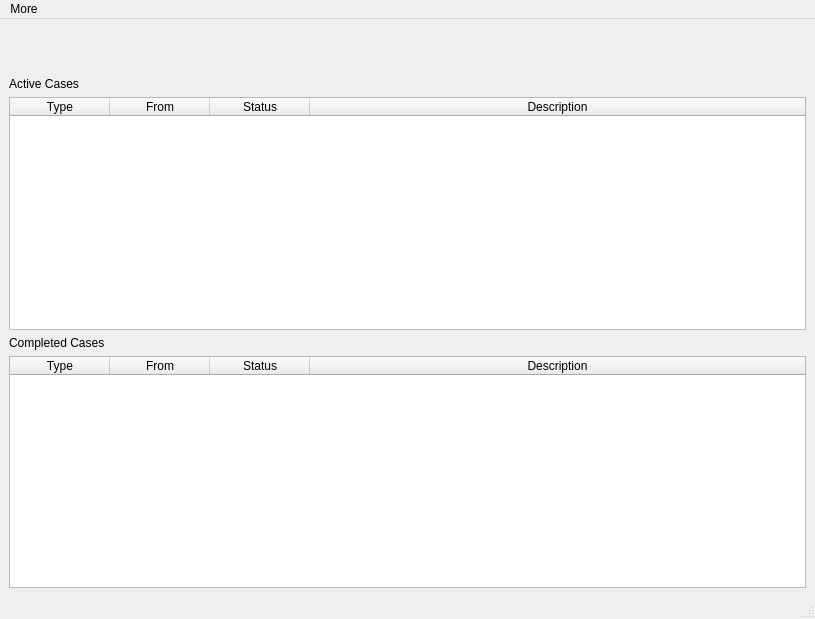
<?xml version="1.0" encoding="UTF-8"?>
<ui version="4.0">
 <class>MainWindow</class>
 <widget class="QMainWindow" name="MainWindow">
  <property name="geometry">
   <rect>
    <x>0</x>
    <y>0</y>
    <width>815</width>
    <height>619</height>
   </rect>
  </property>
  <property name="windowTitle">
   <string>MainWindow</string>
  </property>
  <widget class="QWidget" name="centralwidget">
   <layout class="QVBoxLayout" name="verticalLayout">
    <item>
     <widget class="QLabel" name="versionLabel">
      <property name="maximumSize">
       <size>
        <width>425</width>
        <height>110</height>
       </size>
      </property>
      <property name="font">
       <font>
        <family>Segoe UI</family>
        <pointsize>28</pointsize>
        <kerning>true</kerning>
       </font>
      </property>
      <property name="text">
       <string/>
      </property>
      <property name="pixmap">
       <pixmap>helpdesk-baner.png</pixmap>
      </property>
      <property name="scaledContents">
       <bool>true</bool>
      </property>
     </widget>
    </item>
    <item>
     <widget class="QLabel" name="infoLabel">
      <property name="text">
       <string>Active Cases</string>
      </property>
     </widget>
    </item>
    <item>
     <widget class="QTableWidget" name="activeCaseWidget">
      <property name="sortingEnabled">
       <bool>true</bool>
      </property>
      <property name="columnCount">
       <number>4</number>
      </property>
      <attribute name="horizontalHeaderCascadingSectionResizes">
       <bool>false</bool>
      </attribute>
      <attribute name="horizontalHeaderMinimumSectionSize">
       <number>35</number>
      </attribute>
      <attribute name="horizontalHeaderDefaultSectionSize">
       <number>100</number>
      </attribute>
      <attribute name="horizontalHeaderShowSortIndicator" stdset="0">
       <bool>true</bool>
      </attribute>
      <attribute name="horizontalHeaderStretchLastSection">
       <bool>true</bool>
      </attribute>
      <attribute name="verticalHeaderCascadingSectionResizes">
       <bool>false</bool>
      </attribute>
      <attribute name="verticalHeaderShowSortIndicator" stdset="0">
       <bool>false</bool>
      </attribute>
      <attribute name="verticalHeaderStretchLastSection">
       <bool>false</bool>
      </attribute>
      <column>
       <property name="text">
        <string>Type</string>
       </property>
      </column>
      <column>
       <property name="text">
        <string>From</string>
       </property>
      </column>
      <column>
       <property name="text">
        <string>Status</string>
       </property>
      </column>
      <column>
       <property name="text">
        <string>Description</string>
       </property>
      </column>
     </widget>
    </item>
    <item>
     <widget class="QLabel" name="infoLabel2">
      <property name="text">
       <string>Completed Cases</string>
      </property>
     </widget>
    </item>
    <item>
     <widget class="QTableWidget" name="completeCaseWidget">
      <attribute name="horizontalHeaderStretchLastSection">
       <bool>true</bool>
      </attribute>
      <column>
       <property name="text">
        <string>Type</string>
       </property>
      </column>
      <column>
       <property name="text">
        <string>From</string>
       </property>
      </column>
      <column>
       <property name="text">
        <string>Status</string>
       </property>
      </column>
      <column>
       <property name="text">
        <string>Description</string>
       </property>
      </column>
     </widget>
    </item>
   </layout>
  </widget>
  <widget class="QMenuBar" name="menubar">
   <property name="geometry">
    <rect>
     <x>0</x>
     <y>0</y>
     <width>815</width>
     <height>21</height>
    </rect>
   </property>
   <widget class="QMenu" name="menuMore">
    <property name="title">
     <string>More</string>
    </property>
    <addaction name="actionAbout"/>
   </widget>
   <addaction name="menuMore"/>
  </widget>
  <widget class="QStatusBar" name="statusbar"/>
  <action name="actionAbout">
   <property name="text">
    <string>About</string>
   </property>
  </action>
 </widget>
 <resources/>
 <connections/>
</ui>
